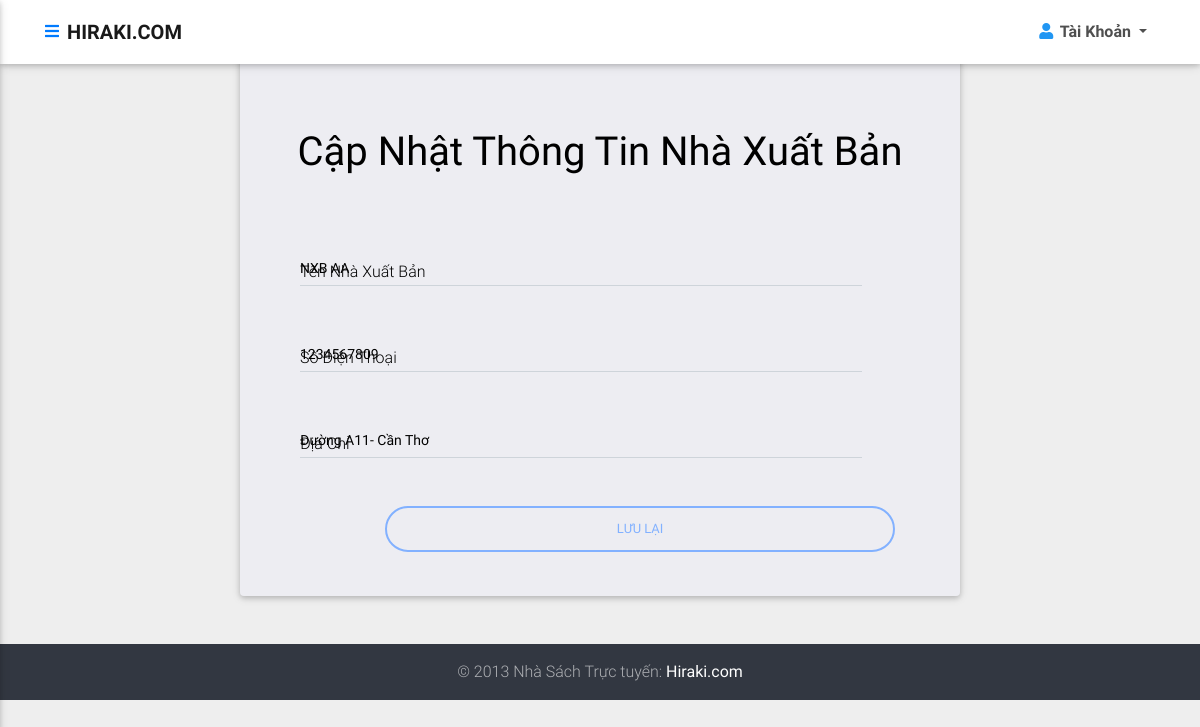
Screenshot of /admin/nxb/suanxb.php?idnxb=1 with the database file from the repository.
### tables this page shows
CREATE TABLE `nha_xuat_ban` (
  `nxb_id` int(255) NOT NULL,
  `nxb_ten` varchar(255) NOT NULL,
  `nxb_sdt` varchar(255) DEFAULT NULL,
  `nxb_diachi` varchar(255) DEFAULT NULL
);

### admin/nxb/suanxb.php (the view, shortened to what this page needs)
<?php
    require "../../db.php";
    $idnxb = $_GET['idnxb'];
    $sql4 = "SELECT * FROM nha_xuat_ban WHERE nxb_id=$idnxb";
    $result4=$conn->query($sql4);
    if( $result4->num_rows!=0){
        $row4 = $result4->fetch_assoc();
    }
?>
<!DOCTYPE html>
<html lang="en" xmlns="http://www.w3.org/1999/html">
<head>
    <link rel="stylesheet" href=" https://use.fontawesome.com/releases/v5.11.2/css/all.css">
    <link href="../../css/bootstrap.min.css" rel="stylesheet">
    <link href="../../css/mdb.min.css" rel="stylesheet">
</head>
<body class="login-page" >
<?php
require "../header.php";
?>
<section class="section card mb-5 align-itemsocation:dangnhap.ht-center " style="width: 60% ;margin:0 auto">
    <?php
    echo "<form action=\"xulysuanxb.php?idnxb=".$idnxb."\" method=\"POST\" enctype=\"multipart/form-data\">";
    ?>
    <div class="card-body black-text">
        <h1 class="text-center my-5 h1" style="padding-top: 1.5em;">Cập Nhật Thông Tin Nhà Xuất Bản</h1>
        <div style="width: 100%; margin-left: 2.5em;">
            <div class="row">
                <div class="col-md-10">
                    <div class="md-form">
                        <input type="text"
                               id="form1"
                               class="form-control form-control-sm black-text"
                               name="tennxb"
                               value="<?php echo $row4['nxb_ten']?>"
                        />
                        <label for="form1" class="orangeForm-name black-text"> Tên Nhà Xuất Bản</label>
                    </div>
                </div>
                <div class="col-md-10">
                    <div class="md-form">
                        <input type="text"
                               id="form3"
                               class="form-control form-control-sm black-text"
                               name="sdt"
                               value="<?php echo $row4['nxb_sdt']?>"
                        />
                        <label for="form3" class="orangeForm-price black-text "> Số Điện Thoại</label>
                    </div>
                </div>
                <div class="col-md-10">
                    <div class="md-form">
                        <input type="text"
                               id="form4"
                               class="form-control form-control-sm black-text"
                               name="diachinxb"
                               value="<?php echo $row4['nxb_diachi']?>"
                        />
                        <label for="form4" class="orangeForm-price black-text "> Địa Chỉ</label>
                    </div>
                </div>
            </div>
            <button class="btn btn-outline-light-blue btn-rounded btn-block my-4 waves-effect z-depth-0 " type="submit" style="width: 75%; margin: 0 auto;">
                Lưu Lại
            </button>
        </div>
    </div>
    </form>
</section>
<footer class="page-footer text-center text-md-left stylish-color-dark pt-0">
    <div class="footer-copyright py-3 text-center">
        <div class="container-fluid">
            © 2013 Nhà Sách Trực tuyến: <a href="https://www.MDBootstrap.com"><strong> Hiraki.com</strong></a>
        </div>
    </div>
</footer>
</body>
</html>

### rows the page displays
nha_xuat_ban: tennxb "NXB AA", sdt "1234567809", diachinxb "Đường A11- Cần Thơ"
